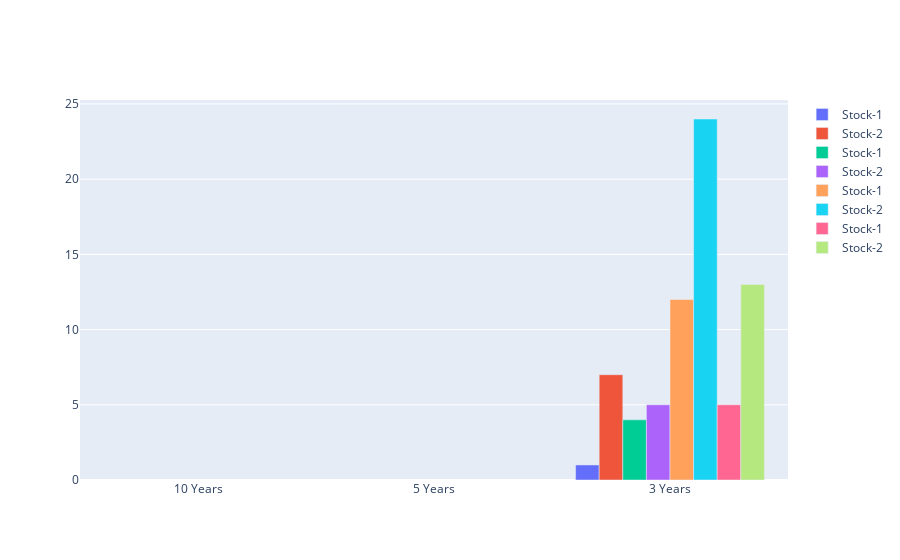

The code cell stored with this chart in its notebook:
### Code cell
mydict = {
  'Compounded Sales Growth' : ['10 Years', '5 Years', '3 Years', 'TTM', '10 Years', '5 Years', '3 Years', 'TTM'],
  'Stockname' : ['Stock-1','Stock-1','Stock-1','Stock-1','Stock-2','Stock-2','Stock-2','Stock-2'],
  'Compounded Sales Growth.1' : [1, 4, 12, 5, 7, 5, 24, 13]
}

df = pd.DataFrame(mydict)

fig = go.Figure()

# List of quarters
x = df['Compounded Sales Growth'].unique()

# Add traces for each metric
for result in df['Compounded Sales Growth'].unique():
    for stock in df['Stockname'].unique():
        fig.add_trace(go.Bar(
            x=x,
            y=df[ (df['Stockname'] == stock) & (df['Compounded Sales Growth'] == result) ].iloc[0,:],
            name=f'{stock}'
        ))

fig.update_layout()
fig.show()

### Figure 1 — Plotly figure (JSON) as saved in the notebook; plotly's stock layout.template omitted (floating-point values rounded to 4 significant figures)
{"data": [{"name": "Stock-1", "type": "bar", "x": ["10 Years", "5 Years", "3 Years", "TTM"], "y": ["10 Years", "Stock-1", 1]}, {"name": "Stock-2", "type": "bar", "x": ["10 Years", "5 Years", "3 Years", "TTM"], "y": ["10 Years", "Stock-2", 7]}, {"name": "Stock-1", "type": "bar", "x": ["10 Years", "5 Years", "3 Years", "TTM"], "y": ["5 Years", "Stock-1", 4]}, {"name": "Stock-2", "type": "bar", "x": ["10 Years", "5 Years", "3 Years", "TTM"], "y": ["5 Years", "Stock-2", 5]}, {"name": "Stock-1", "type": "bar", "x": ["10 Years", "5 Years", "3 Years", "TTM"], "y": ["3 Years", "Stock-1", 12]}, {"name": "Stock-2", "type": "bar", "x": ["10 Years", "5 Years", "3 Years", "TTM"], "y": ["3 Years", "Stock-2", 24]}, {"name": "Stock-1", "type": "bar", "x": ["10 Years", "5 Years", "3 Years", "TTM"], "y": ["TTM", "Stock-1", 5]}, {"name": "Stock-2", "type": "bar", "x": ["10 Years", "5 Years", "3 Years", "TTM"], "y": ["TTM", "Stock-2", 13]}], "layout": {"autosize": true, "xaxis": {"autorange": true, "range": [-0.5, 2.5], "type": "category"}, "yaxis": {"autorange": true, "range": [0, 25.26], "type": "linear"}}}
